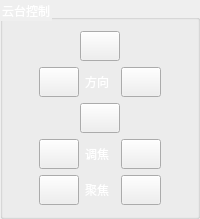
               <widget class="QGroupBox" name="groupBox">
                <property name="styleSheet">
                 <string notr="true">color: rgb(255, 255, 255);</string>
                </property>
                <property name="title">
                 <string>云台控制</string>
                </property>
                <layout class="QVBoxLayout" name="verticalLayout">
                 <item>
                  <layout class="QHBoxLayout" name="horizontalLayout_5">
                   <item>
                    <spacer name="horizontalSpacer_2">
                     <property name="orientation">
                      <enum>Qt::Horizontal</enum>
                     </property>
                     <property name="sizeHint" stdset="0">
                      <size>
                       <width>0</width>
                       <height>0</height>
                      </size>
                     </property>
                    </spacer>
                   </item>
                   <item>
                    <widget class="QPushButton" name="upBtn">
                     <property name="sizePolicy">
                      <sizepolicy hsizetype="Minimum" vsizetype="Minimum">
                       <horstretch>0</horstretch>
                       <verstretch>0</verstretch>
                      </sizepolicy>
                     </property>
                     <property name="minimumSize">
                      <size>
                       <width>40</width>
                       <height>30</height>
                      </size>
                     </property>
                     <property name="maximumSize">
                      <size>
                       <width>50</width>
                       <height>40</height>
                      </size>
                     </property>
                     <property name="styleSheet">
                      <string notr="true">border-image: url(:/myimages/images/pbtnUP.png);</string>
                     </property>
                     <property name="text">
                      <string/>
                     </property>
                    </widget>
                   </item>
                   <item>
                    <spacer name="horizontalSpacer_3">
                     <property name="orientation">
                      <enum>Qt::Horizontal</enum>
                     </property>
                     <property name="sizeHint" stdset="0">
                      <size>
                       <width>0</width>
                       <height>0</height>
                      </size>
                     </property>
                    </spacer>
                   </item>
                  </layout>
                 </item>
                 <item>
                  <layout class="QHBoxLayout" name="horizontalLayout_6">
                   <item>
                    <spacer name="horizontalSpacer_10">
                     <property name="orientation">
                      <enum>Qt::Horizontal</enum>
                     </property>
                     <property name="sizeHint" stdset="0">
                      <size>
                       <width>0</width>
                       <height>0</height>
                      </size>
                     </property>
                    </spacer>
                   </item>
                   <item>
                    <widget class="QPushButton" name="leftBtn">
                     <property name="sizePolicy">
                      <sizepolicy hsizetype="Minimum" vsizetype="Minimum">
                       <horstretch>0</horstretch>
                       <verstretch>0</verstretch>
                      </sizepolicy>
                     </property>
                     <property name="minimumSize">
                      <size>
                       <width>40</width>
                       <height>30</height>
                      </size>
                     </property>
                     <property name="maximumSize">
                      <size>
                       <width>50</width>
                       <height>40</height>
                      </size>
                     </property>
                     <property name="styleSheet">
                      <string notr="true">border-image: url(:/myimages/images/pbtnLeft.png);</string>
                     </property>
                     <property name="text">
                      <string/>
                     </property>
                    </widget>
                   </item>
                   <item>
                    <widget class="QLabel" name="label_2">
                     <property name="sizePolicy">
                      <sizepolicy hsizetype="Minimum" vsizetype="Minimum">
                       <horstretch>0</horstretch>
                       <verstretch>0</verstretch>
                      </sizepolicy>
                     </property>
                     <property name="minimumSize">
                      <size>
                       <width>30</width>
                       <height>20</height>
                      </size>
                     </property>
                     <property name="maximumSize">
                      <size>
                       <width>40</width>
                       <height>30</height>
                      </size>
                     </property>
                     <property name="styleSheet">
                      <string notr="true">color: rgb(255, 255, 255);</string>
                     </property>
                     <property name="text">
                      <string>方向</string>
                     </property>
                    </widget>
                   </item>
                   <item>
                    <widget class="QPushButton" name="rightBtn">
                     <property name="sizePolicy">
                      <sizepolicy hsizetype="Minimum" vsizetype="Minimum">
                       <horstretch>0</horstretch>
                       <verstretch>0</verstretch>
                      </sizepolicy>
                     </property>
                     <property name="minimumSize">
                      <size>
                       <width>40</width>
                       <height>30</height>
                      </size>
                     </property>
                     <property name="maximumSize">
                      <size>
                       <width>50</width>
                       <height>40</height>
                      </size>
                     </property>
                     <property name="styleSheet">
                      <string notr="true">border-image: url(:/myimages/images/pbtnRight.png);</string>
                     </property>
                     <property name="text">
                      <string/>
                     </property>
                    </widget>
                   </item>
                   <item>
                    <spacer name="horizontalSpacer_11">
                     <property name="orientation">
                      <enum>Qt::Horizontal</enum>
                     </property>
                     <property name="sizeHint" stdset="0">
                      <size>
                       <width>0</width>
                       <height>0</height>
                      </size>
                     </property>
                    </spacer>
                   </item>
                  </layout>
                 </item>
                 <item>
                  <layout class="QHBoxLayout" name="horizontalLayout_7">
                   <item>
                    <spacer name="horizontalSpacer_4">
                     <property name="orientation">
                      <enum>Qt::Horizontal</enum>
                     </property>
                     <property name="sizeHint" stdset="0">
                      <size>
                       <width>0</width>
                       <height>0</height>
                      </size>
                     </property>
                    </spacer>
                   </item>
                   <item>
                    <widget class="QPushButton" name="downBtn">
                     <property name="sizePolicy">
                      <sizepolicy hsizetype="Minimum" vsizetype="Minimum">
                       <horstretch>0</horstretch>
                       <verstretch>0</verstretch>
                      </sizepolicy>
                     </property>
                     <property name="minimumSize">
                      <size>
                       <width>40</width>
                       <height>30</height>
                      </size>
                     </property>
                     <property name="maximumSize">
                      <size>
                       <width>50</width>
                       <height>40</height>
                      </size>
                     </property>
                     <property name="styleSheet">
                      <string notr="true">border-image: url(:/myimages/images/pbtnDown.png);</string>
                     </property>
                     <property name="text">
                      <string/>
                     </property>
                    </widget>
                   </item>
                   <item>
                    <spacer name="horizontalSpacer_5">
                     <property name="orientation">
                      <enum>Qt::Horizontal</enum>
                     </property>
                     <property name="sizeHint" stdset="0">
                      <size>
                       <width>0</width>
                       <height>0</height>
                      </size>
                     </property>
                    </spacer>
                   </item>
                  </layout>
                 </item>
                 <item>
                  <layout class="QHBoxLayout" name="horizontalLayout_8">
                   <item>
                    <spacer name="horizontalSpacer_6">
                     <property name="orientation">
                      <enum>Qt::Horizontal</enum>
                     </property>
                     <property name="sizeHint" stdset="0">
                      <size>
                       <width>0</width>
                       <height>0</height>
                      </size>
                     </property>
                    </spacer>
                   </item>
                   <item>
                    <widget class="QPushButton" name="videoSmall">
                     <property name="sizePolicy">
                      <sizepolicy hsizetype="Minimum" vsizetype="Minimum">
                       <horstretch>0</horstretch>
                       <verstretch>0</verstretch>
                      </sizepolicy>
                     </property>
                     <property name="minimumSize">
                      <size>
                       <width>40</width>
                       <height>30</height>
                      </size>
                     </property>
                     <property name="maximumSize">
                      <size>
                       <width>50</width>
                       <height>40</height>
                      </size>
                     </property>
                     <property name="styleSheet">
                      <string notr="true">border-image: url(:/myimages/images/pbtnShrink.png);</string>
                     </property>
                     <property name="text">
                      <string/>
                     </property>
                    </widget>
                   </item>
                   <item>
                    <widget class="QLabel" name="label_3">
                     <property name="sizePolicy">
                      <sizepolicy hsizetype="Minimum" vsizetype="Minimum">
                       <horstretch>0</horstretch>
                       <verstretch>0</verstretch>
                      </sizepolicy>
                     </property>
                     <property name="minimumSize">
                      <size>
                       <width>30</width>
                       <height>20</height>
                      </size>
                     </property>
                     <property name="maximumSize">
                      <size>
                       <width>40</width>
                       <height>30</height>
                      </size>
                     </property>
                     <property name="styleSheet">
                      <string notr="true">color: rgb(255, 255, 255);</string>
                     </property>
                     <property name="text">
                      <string>调焦</string>
                     </property>
                    </widget>
                   </item>
                   <item>
                    <widget class="QPushButton" name="videoBig">
                     <property name="sizePolicy">
                      <sizepolicy hsizetype="Minimum" vsizetype="Minimum">
                       <horstretch>0</horstretch>
                       <verstretch>0</verstretch>
                      </sizepolicy>
                     </property>
                     <property name="minimumSize">
                      <size>
                       <width>40</width>
                       <height>30</height>
                      </size>
                     </property>
                     <property name="maximumSize">
                      <size>
                       <width>50</width>
                       <height>40</height>
                      </size>
                     </property>
                     <property name="styleSheet">
                      <string notr="true">border-image: url(:/myimages/images/pbtnStrech.png);</string>
                     </property>
                     <property name="text">
                      <string/>
                     </property>
                    </widget>
                   </item>
                   <item>
                    <spacer name="horizontalSpacer_7">
                     <property name="orientation">
                      <enum>Qt::Horizontal</enum>
                     </property>
                     <property name="sizeHint" stdset="0">
                      <size>
                       <width>0</width>
                       <height>0</height>
                      </size>
                     </property>
                    </spacer>
                   </item>
                  </layout>
                 </item>
                 <item>
                  <layout class="QHBoxLayout" name="horizontalLayout_9">
                   <item>
                    <spacer name="horizontalSpacer_8">
                     <property name="orientation">
                      <enum>Qt::Horizontal</enum>
                     </property>
                     <property name="sizeHint" stdset="0">
                      <size>
                       <width>0</width>
                       <height>0</height>
                      </size>
                     </property>
                    </spacer>
                   </item>
                   <item>
                    <widget class="QPushButton" name="videoZoomIn">
                     <property name="sizePolicy">
                      <sizepolicy hsizetype="Minimum" vsizetype="Minimum">
                       <horstretch>0</horstretch>
                       <verstretch>0</verstretch>
                      </sizepolicy>
                     </property>
                     <property name="minimumSize">
                      <size>
                       <width>40</width>
                       <height>30</height>
                      </size>
                     </property>
                     <property name="maximumSize">
                      <size>
                       <width>50</width>
                       <height>40</height>
                      </size>
                     </property>
                     <property name="styleSheet">
                      <string notr="true">border-image: url(:/myimages/images/pbtnFar.png);</string>
                     </property>
                     <property name="text">
                      <string/>
                     </property>
                    </widget>
                   </item>
                   <item>
                    <widget class="QLabel" name="label_4">
                     <property name="sizePolicy">
                      <sizepolicy hsizetype="Minimum" vsizetype="Minimum">
                       <horstretch>0</horstretch>
                       <verstretch>0</verstretch>
                      </sizepolicy>
                     </property>
                     <property name="minimumSize">
                      <size>
                       <width>30</width>
                       <height>20</height>
                      </size>
                     </property>
                     <property name="maximumSize">
                      <size>
                       <width>40</width>
                       <height>30</height>
                      </size>
                     </property>
                     <property name="styleSheet">
                      <string notr="true">color: rgb(255, 255, 255);</string>
                     </property>
                     <property name="text">
                      <string>聚焦</string>
                     </property>
                    </widget>
                   </item>
                   <item>
                    <widget class="QPushButton" name="videoZoomOut">
                     <property name="sizePolicy">
                      <sizepolicy hsizetype="Minimum" vsizetype="Minimum">
                       <horstretch>0</horstretch>
                       <verstretch>0</verstretch>
                      </sizepolicy>
                     </property>
                     <property name="minimumSize">
                      <size>
                       <width>40</width>
                       <height>30</height>
                      </size>
                     </property>
                     <property name="maximumSize">
                      <size>
                       <width>50</width>
                       <height>40</height>
                      </size>
                     </property>
                     <property name="styleSheet">
                      <string notr="true">border-image: url(:/myimages/images/pbtnNear.png);</string>
                     </property>
                     <property name="text">
                      <string/>
                     </property>
                    </widget>
                   </item>
                   <item>
                    <spacer name="horizontalSpacer_9">
                     <property name="orientation">
                      <enum>Qt::Horizontal</enum>
                     </property>
                     <property name="sizeHint" stdset="0">
                      <size>
                       <width>0</width>
                       <height>0</height>
                      </size>
                     </property>
                    </spacer>
                   </item>
                  </layout>
                 </item>
                </layout>
               </widget>
